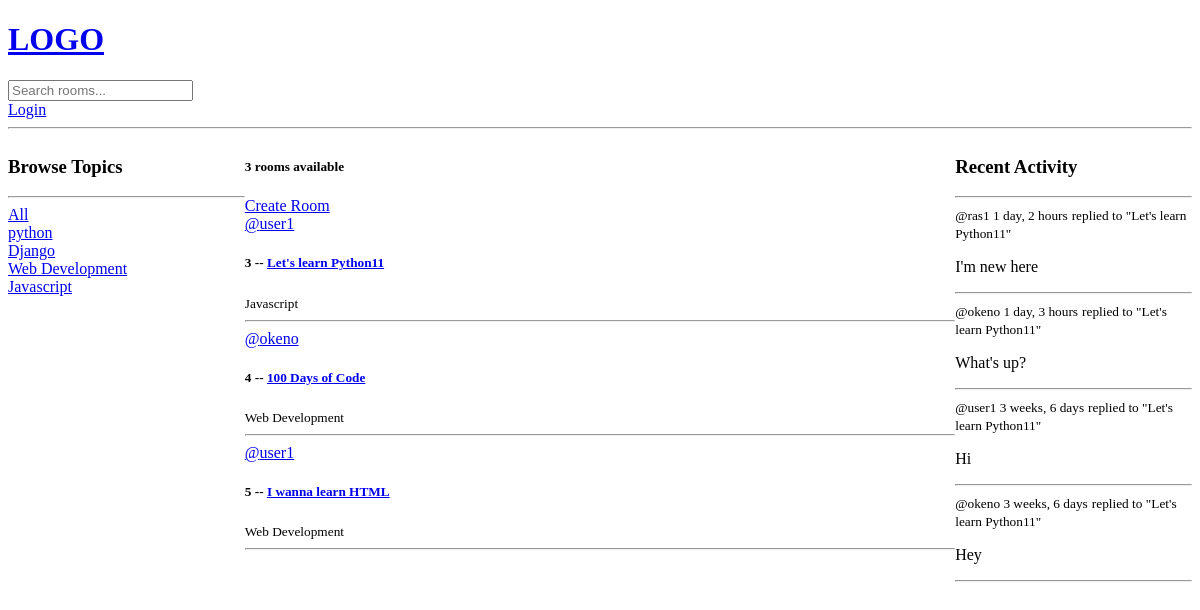
The app's page /, older data.
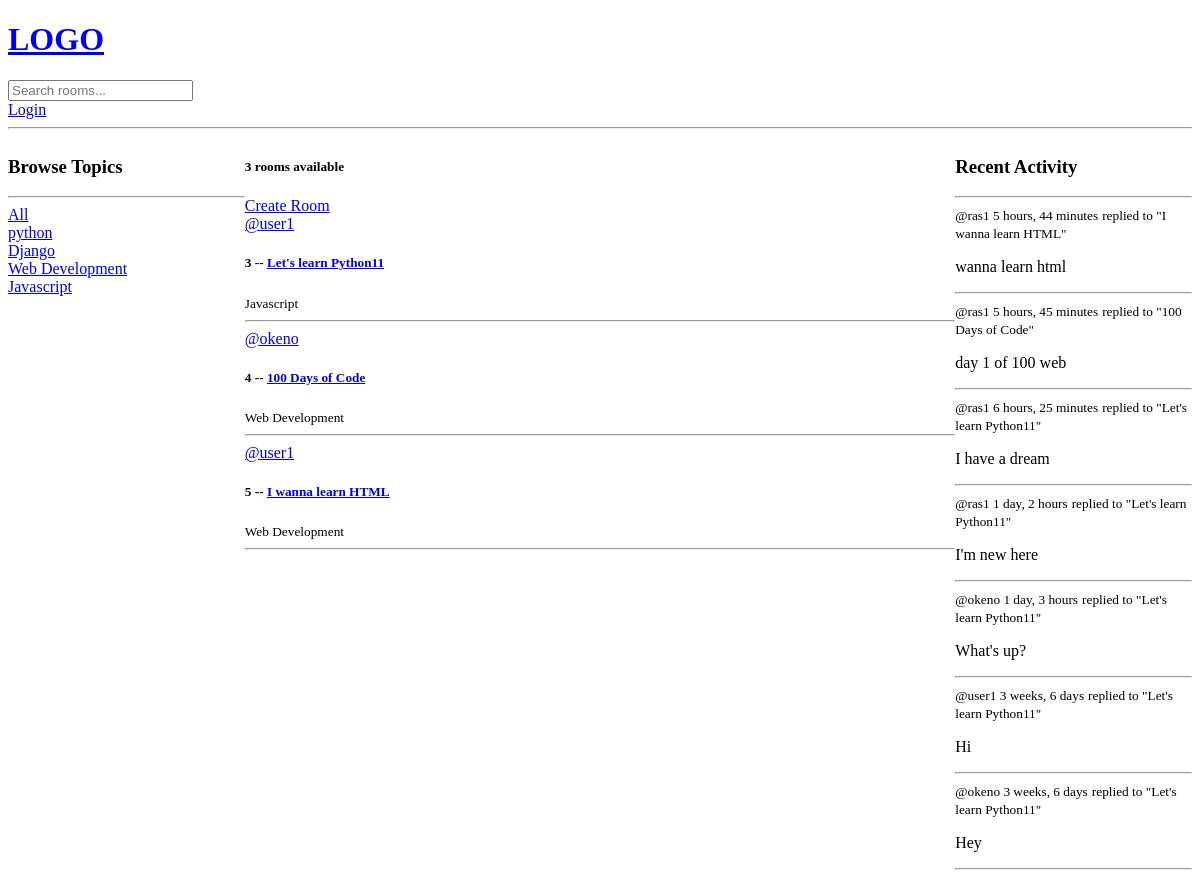
The same page, newer data.
### base/models.py (models this page shows, shortened)
class Topic(models.Model):
    name = models.CharField(max_length=200)

class Room(models.Model):
    host = models.ForeignKey(User,on_delete=models.SET_NULL,null=True)
    topic = models.ForeignKey(Topic,on_delete=models.SET_NULL,null=True)
    name = models.CharField(max_length=200)
    description = models.TextField(null=True, blank=True)
    participants = models.ManyToManyField(User, related_name='participants',blank=True)
    updated = models.DateTimeField(auto_now = True)
    created = models.DateTimeField(auto_now_add = True)
    class Meta:
        ordering = ['-updated','-created']
    def __str__(self):
        return self.name

class Message(models.Model):
    user = models.ForeignKey(User,on_delete=models.CASCADE)
    room = models.ForeignKey(Room, on_delete=models.CASCADE)
    body = models.TextField()
    updated = models.DateTimeField(auto_now = True)
    created = models.DateTimeField(auto_now_add=True)
    class Meta:
        ordering = ['-updated','-created']

### base/views.py (the view)
# urls.py: path('',views.home,name='home'),
def home(request):
    q = request.GET.get('q') if request.GET.get('q') != None else ''
    rooms = Room.objects.filter(
        Q(topic__name__icontains=q) |
        Q(name__icontains=q) |
        Q(description__icontains=q)
    )
    topics = Topic.objects.all()
    room_count = rooms.count()
    room_messages = Message.objects.filter(Q(room__topic__name__icontains=q))
    context = {'rooms':rooms, 'topics':topics,'room_count':room_count,'room_messages':room_messages}
    return render(request, 'base/home.html',context)

### base/templates/base/home.html (shortened to what this page needs)
{% extends 'main.html' %}
{% block content%}
<div class="home-container">
    <div>
       {% include 'base/topics_component.html'%}
    </div>
    <div>
        <h5>{{room_count}} rooms available</h5>
        <a href="{% url 'create-room' %}">Create Room</a>
        {%include 'base/feed_component.html'%}
    </div>
    <div>
        {% include 'base/activity_component.html' %}
    </div>
</div>
{% endblock content%}

### base/templates/base/topics_component.html
<h3>Browse Topics</h3>
<hr>
<div>
    <a href="{% url 'home' %}">All</a>
</div>
{% for topic in topics %}
    <div>
        <a href="{% url 'home' %}?q={{topic.name}}">{{topic.name}}</a>
    </div>
{% endfor %}

### base/templates/base/feed_component.html (shortened to what this page needs)
<div>
    {% for room in rooms %}
        <div>
            <a href="{%url 'user-profile' room.host.id%}">@{{room.host.username}}</a>
            <h5>{{room.id}} -- <a href="{% url 'room' room.id %}">{{room.name}}</a></h5>
            <small>{{room.topic.name}}</small>
            <hr>
        </div>
    {% endfor %}
</div>

### base/templates/base/activity_component.html (shortened to what this page needs)
<h3>Recent Activity</h3>
<hr>
{% for message in room_messages %}
<div>
    <small>@{{message.user}} {{message.created|timesince}}</small>
    <small>replied to "{{message.room}}"</small>
    <p>{{message.body}}</p>
    <hr>
</div>
{% endfor %}

Row changes from the older to the newer data that the page shows:
added Message: user "ras1", created "5 hours, 44 minutes", room "I wanna learn HTML", body "wanna learn html"
added Message: user "ras1", created "5 hours, 45 minutes", room "100 Days of Code", body "day 1 of 100 web"
added Message: user "ras1", created "6 hours, 25 minutes", room "Let's learn Python11", body "I have a dream"
